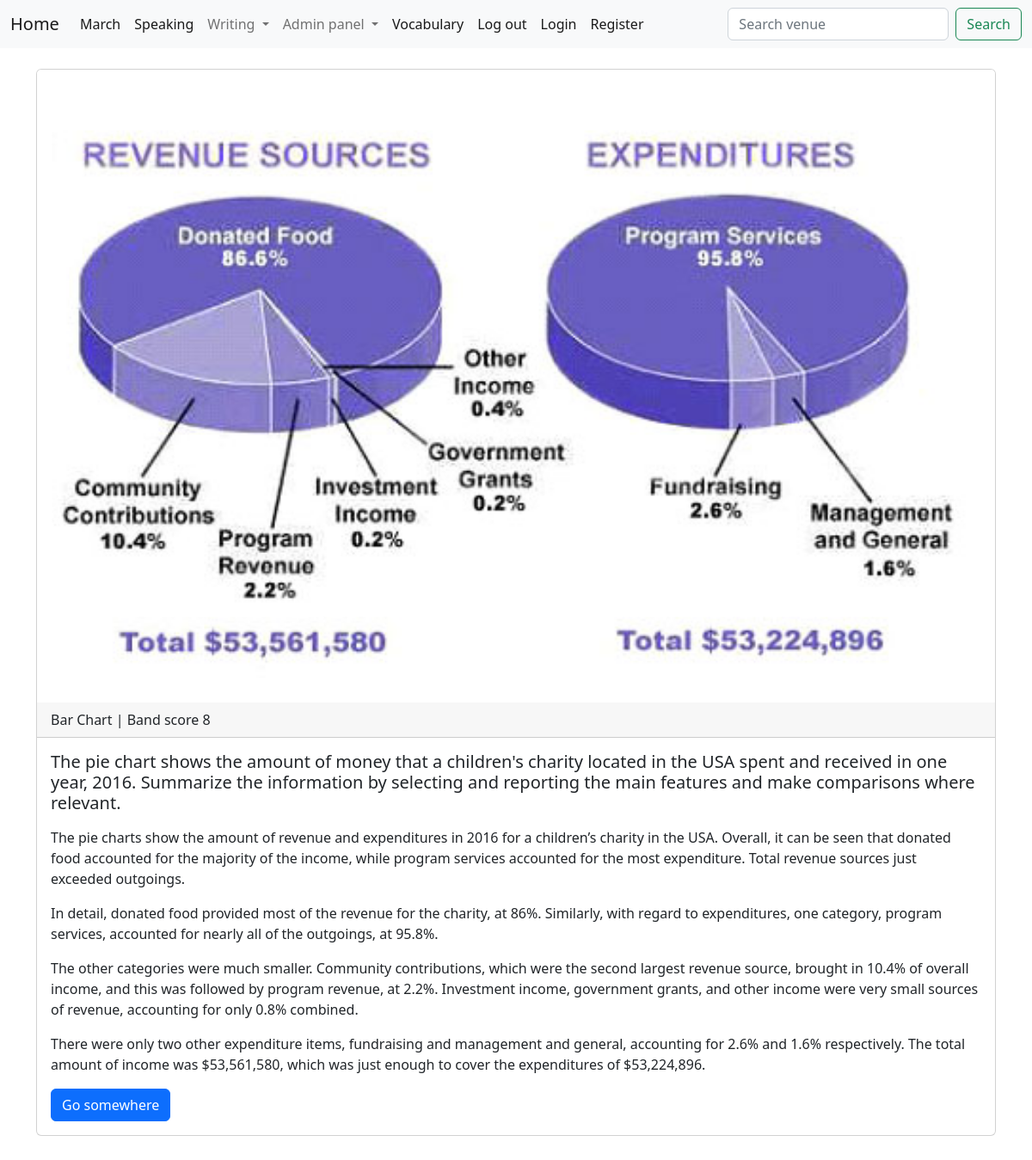
Screenshot of /task1show/1/ with the database file from the repository.
### ielts/models.py (models this page shows, shortened)
class WritingTaskOne(models.Model):
    title = models.CharField(max_length=300)
    text = RichTextField(blank=True, null=True)
    cover = models.ImageField(null=True, blank=True, upload_to='images/')
    score = models.IntegerField(null=True, blank=True)
    category = models.ForeignKey(
        'CategoryTask1', on_delete=models.CASCADE, null=True)

class CategoryTask1(models.Model):
    name = models.CharField(max_length=255)
    def __str__(self):
        return (self.name)

### ielts/views.py (the view)
# urls.py: path('task1show/<int:task1_id>/', Task1show, name='task1show'),
def Task1show(request, task1_id):
    listtask = WritingTaskOne.objects.get(pk=task1_id)
    return render(request, 'tasks/task1/task1show.html',
                  {"listtask": listtask}
                  )

### ielts/templates/tasks/task1/task1show.html
{% extends "base.html" %}
{% block content %}
<div class="card">
    <img class="card-img-top" src="{{ listtask.cover.url }}" alt="Card image cap">
    <div class="card-header">
        {{listtask.category}} | Band score {{listtask.score}}
    </div>
    <div class="card-body">
      <h5 class="card-title">{{listtask.title}}</h5>
      <p class="card-text">{{listtask.text|safe}}</p>
      <a href="#" class="btn btn-primary">Go somewhere</a>
    </div>
  </div>
  <br/>
  <br/>
  <br/>
{% endblock %}

### rows the page displays
WritingTaskOne: cover (picture), category "Bar Chart", score "8", title "The pie chart shows the amount of money that a children's charity located in the USA spent and received in one year, 2016. Summarize the information by selecting and reporting the main features and make comparisons where relevant.", text "The pie charts show the amount of revenue and expenditures in 2016 for a children’s charity in the USA. Overall, it can be seen that donated food accounted for the majority of the income, while program services accounted for the most expenditure. Total revenue sources just exceeded outgoings. In detail, donated food provided most of the revenue for the charity, at 86%. Similarly, with regard to expenditures, one category, program services, accounted for nearly all of the outgoings, at 95.8%. The other categories were much smaller. Community contributions, which were the second largest revenue source, brought in 10.4% of overall income, and this was followed by program revenue, at 2.2%.…"
